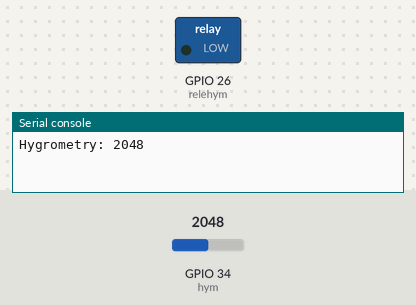
A program run on a simulated ESP32 board running MicroPython. Parts: switched loads named in the program (green lamp = pin HIGH), the last lines printed to the serial console. The inputs (shaded band) are chosen by the test bench; at power-on: GPIO 34 (hym) = 2048 (analog values on the 0–4095 scale). No MQTT or app messages arrive unless stated.

Above: at 1.3 s.
1.4 s: GPIO 34 (hym) set to 1076
3.3 s: GPIO 34 (hym) set to 997
At 4.7 s:
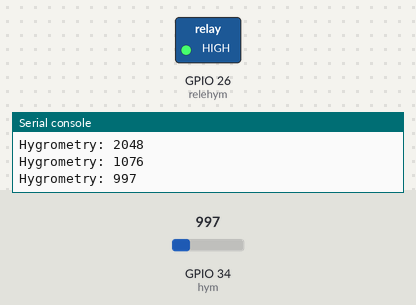
5.6 s: GPIO 34 (hym) set to 1075
At 7.3 s:
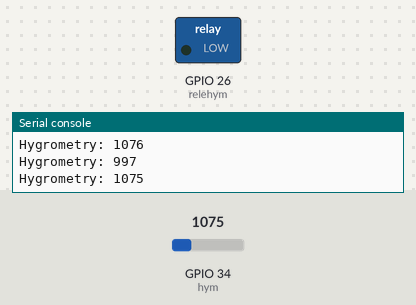
7.6 s: GPIO 34 (hym) set to 995
At 9.1 s:
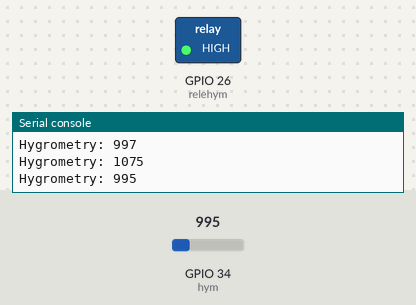
Timing chart, 0 to 10.6 s (numbered marks = the images above; inputs shaded):
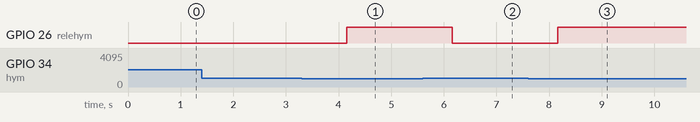

Measured:
- the behaviour switches between 1036 and 1035 on GPIO 34 (hym) (found by bisection; images 0 and 1)
- after the input at 3.3 s, GPIO 26 (relehym): LOW → HIGH after 0.86 s
- after the input at 5.6 s, GPIO 26 (relehym): HIGH → LOW after 0.56 s
- after the input at 7.6 s, GPIO 26 (relehym): LOW → HIGH after 0.56 s

The program:

hygro_sender.py
```python
import network
from machine import Pin, ADC
from time import sleep
from umqtt.simple import MQTTClient

SERVER = '192.168.178.38'  # MQTT SERVER ADDRESS (raspberry)
CLIENT_ID = 'HYM'
TOPIC = b'hygrometry'

client = MQTTClient(CLIENT_ID, SERVER, keepalive=30)
client.connect()

hym = ADC(Pin(34))
relehym = Pin(26, Pin.OUT)
hym.atten(ADC.ATTN_11DB)

while True:
    msg = (b'{0:3.1f}'.format(hym.read()))
    print('Hygrometry: {}'.format(hym.read()))
    client.publish(TOPIC, msg)

    if hym.read() <= 1035 and hym.read() > 900:
        relehym.value(1)
    else:
        relehym.value(0)
    sleep(2)
```
